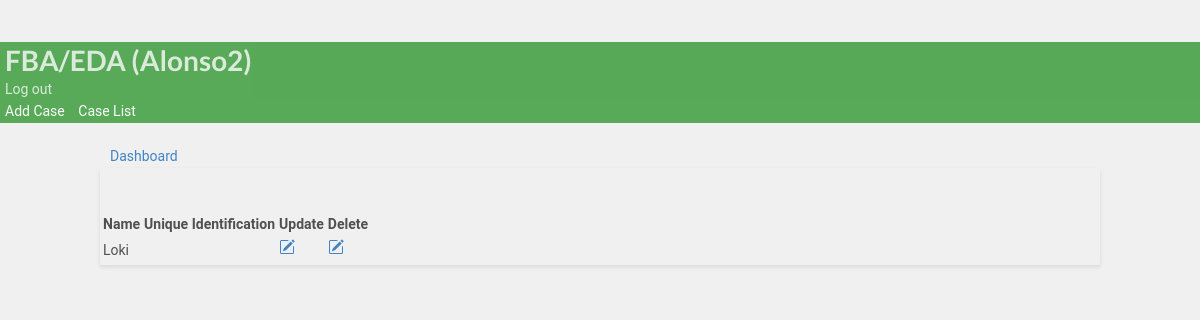
/case_profile/3/ (signed in), run on an earlier commit of the app's database.
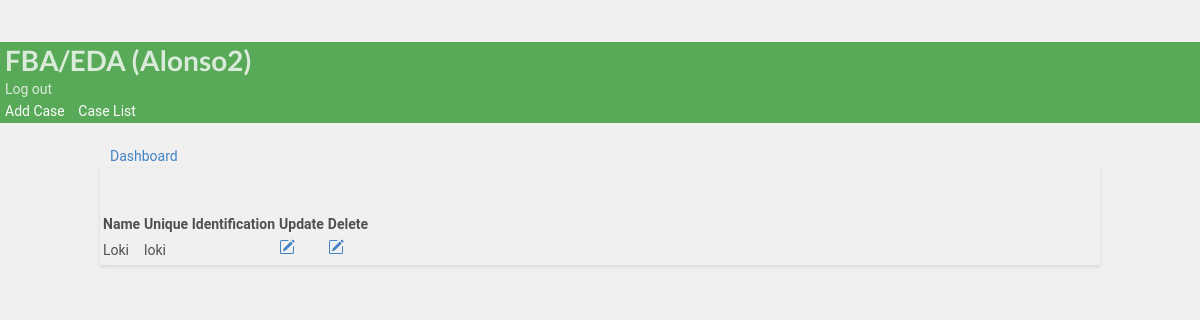
And on a later commit of the database.
### bip/models.py (models this page shows, shortened)
class Student(models.Model):
        studentname= models.CharField(max_length=30,verbose_name= 'Name', null=True, blank=True)
        slug = models.SlugField(max_length=150,null=False,unique=False,blank=False,
        verbose_name=("Unique Identifier"),
        help_text=(
            "*Unique Identification allows another to use FBO form if provided by you only"
        ),
    )
        user_student = models.ForeignKey(CustomUser, on_delete=models.CASCADE,  default=None,related_name="postts")

### bip/views.py (the view)
# urls.py: path('case_profile/<pk>/',views.student_profile,name='student_profile'),
@login_required(login_url='case_manager_login')
@user_passes_test(is_case_manager)
def student_profile(request, pk ):
    student = Student.objects.get(id=pk)
    context= {
        'student':student,
    }
    return render(request, 'bip/student_profile.html', context)

### bip/context_processors.py (called while the page is built)
def user_context(request):
    user = get_user(request)
    return {'user': user}

### bip/templatetags/custom_filters.py (called while the page is built)
@register.filter(name='is_case_manager')
def is_case_manager(user):
    return user.groups.filter(name='CASE MANAGER').exists()

### bip/views.py (called while the page is built)
def is_case_manager(user):
    return user.groups.filter(name='CASE MANAGER').exists()

### bip/templates/bip/student_profile.html (shortened to what this page needs)
{% extends 'partials/base.html' %}
{% block content %}
<body>
<br>
<div class="container text-center">
<a class="btn btn-outline-info btn-sm btn-block" href="{% url 'bip:dashboard' student.id %}"
>Dashboard</a>
<br>
<div class="container">
<div class="row">
  <div class="col-md">
    <div class="card card-body">
      <table class="table table-striped">
            <tr>
              <th>Name</th>
              <th>Unique Identification</th>
              <th>Update</th>
              <th>Delete</th>
            </tr>
            <tr>
            <td>{{student.studentname }}</td>
            <td>{{student.slug }}</td>
           <td><a class="btn btn-warning" href="{% url 'bip:update_student' student.id%}"></a></td>
            <td><a class="btn btn-danger" href="{% url 'bip:delete_student' student.id %}"></a></td>
          </tr>
  </div>
</div>
</div>
<br>
</body>
{% endblock %}

What changed in the data, as far as the page shows it:
changed Student "Loki": slug (not shown) → "loki"
